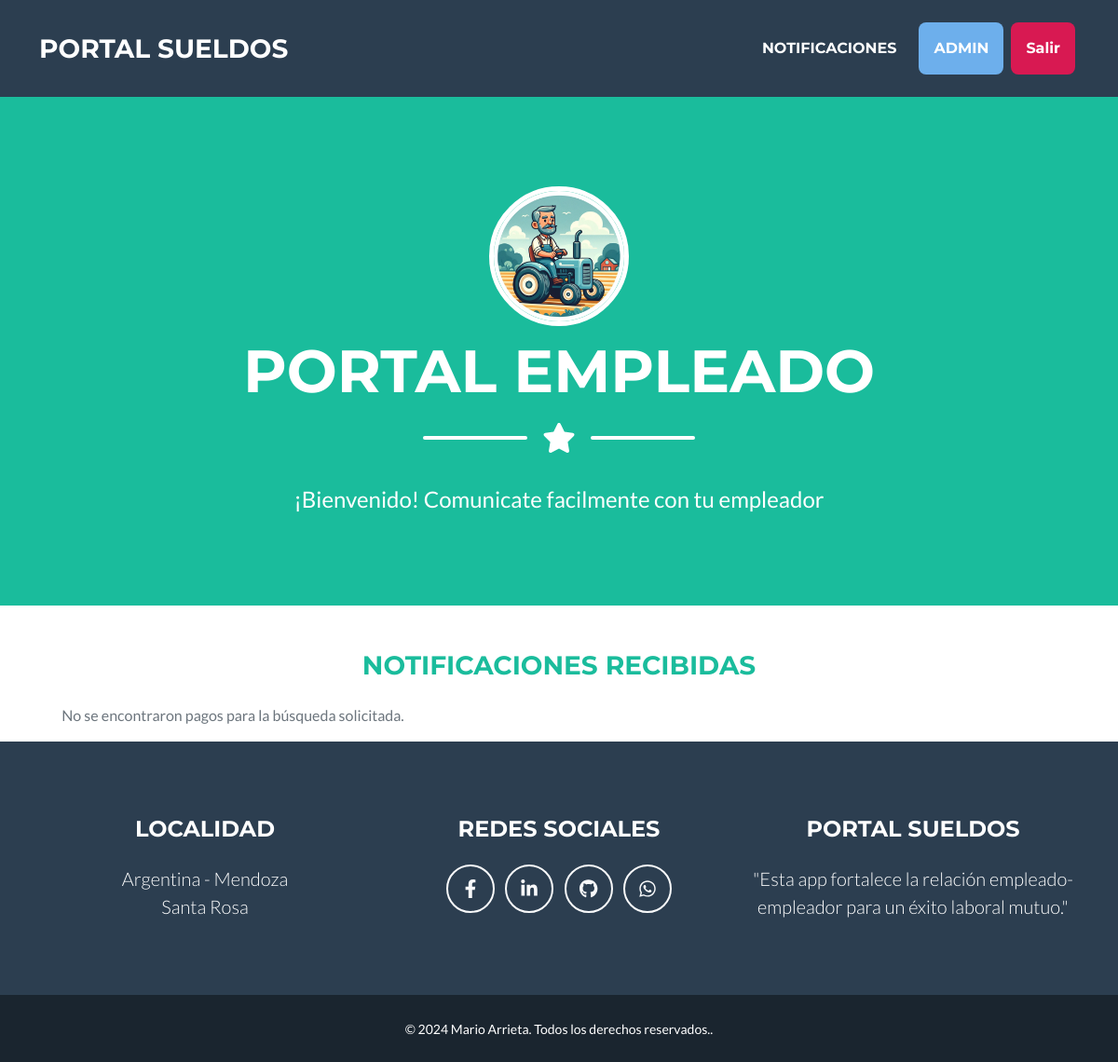
The page /empleado/inicio/ (signed in) on the database as committed earlier.
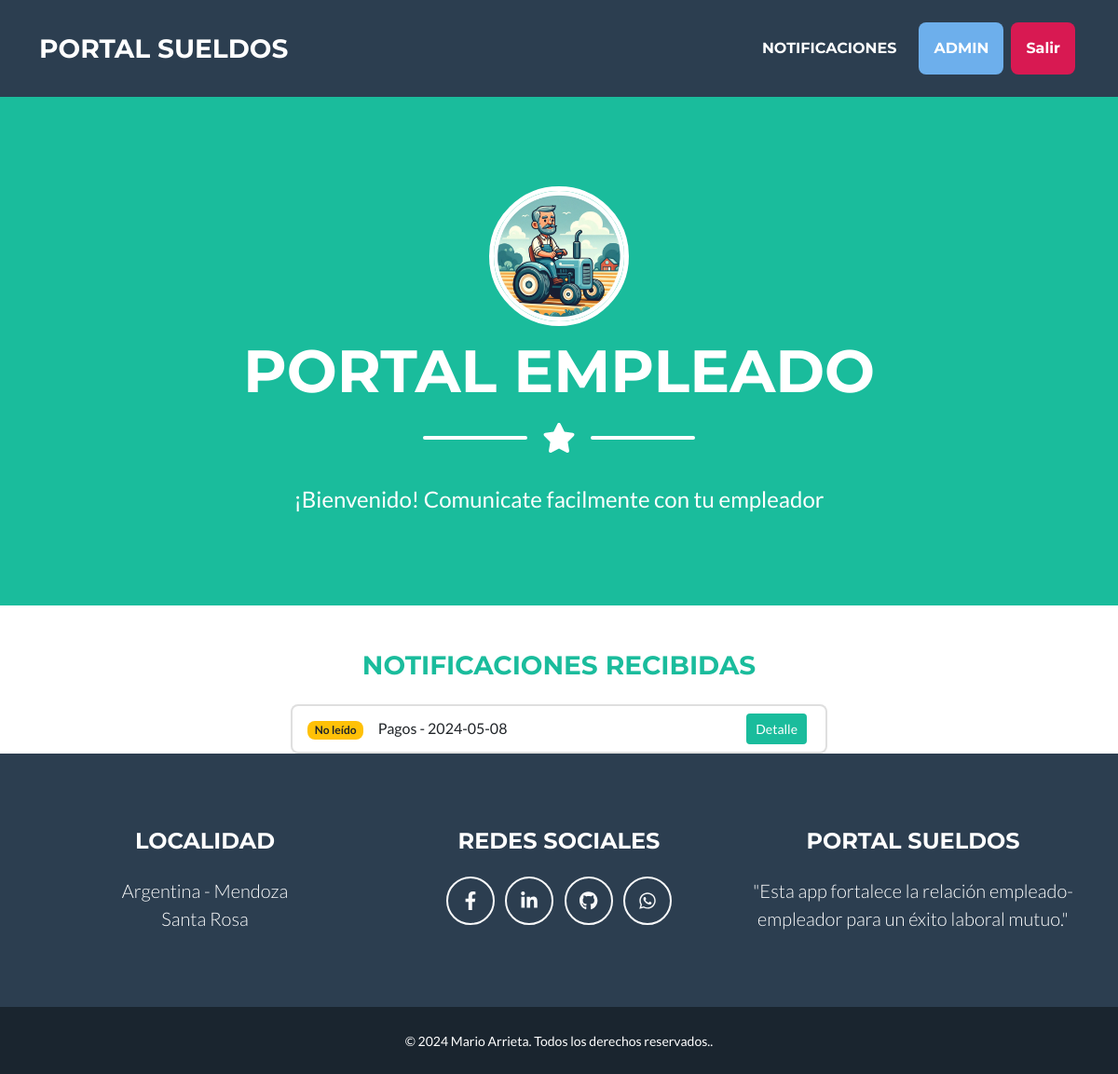
The same page on the database as committed later.
### empleador/models.py (models this page shows)
class Pagos (models.Model):
    empleado = models.ForeignKey (Empleado, on_delete=models.CASCADE, verbose_name= "Empleado")
    fecha_notificacion = models.DateField(auto_now=True, verbose_name="Fecha de Notificación", editable=False)
    fecha_pago = models.DateField(verbose_name="Fecha de Pago")
    importe = models.PositiveIntegerField(verbose_name="Importe")
    liquidacion = models.CharField(max_length=20, choices=liquidacion, verbose_name= "Liquidación")
    meses = models.CharField(max_length=10, choices=meses, verbose_name= "Mes",)
    año = models.PositiveIntegerField(validators=[validate_year_range], verbose_name="Año")
    archivo_adjunto = models.FileField (null=True, blank=True, upload_to="archivos/recibos/", verbose_name="Archivo adjunto")
    visto = models.BooleanField (editable=False, default=False, verbose_name="Visto")
    def __str__(self):
        return f"Pagos - {self.fecha_notificacion}"
    class Meta:
        verbose_name_plural = "Pagos"

### empleado/views.py (the view)
class PagosRead(LoginRequiredMixin, ListView):
    template_name = "empleado/index.html"
    def get_queryset(self):
        return Pagos.objects.all()
    def get_context_data(self, **kwargs):
        context = super().get_context_data(**kwargs)
        context['vacaciones'] = Vacaciones.objects.all()
        return context

### empleado/templates/empleado/index.html (shortened to what this page needs)
{% extends 'core/base.html' %}
{% load static %}
{% block  titulo%}
    <li class="nav-item mx-0 mx-lg-1">
        <a class="nav-link py-3 px-0 px-lg-3 rounded" href="{% url 'empleado:notificaciones_create' %}">Notificaciones</a>
    </li>
    <li class="nav-item mx-0 mx-lg-1">
        <a class="nav-link py-3 px-0 px-lg-3 rounded" style="background-color: #6dafec; padding: 5px 10px; border-radius: 5px;">{{ user }}</a>
    </li>
    <li class="nav-item mx-0 mx-lg-1">
        <form action="{% url 'empleado:logout' %}" method="post">
            <button type="submit" class="nav-link py-3 px-0 px-lg-3 rounded" style="background-color: #d81952; padding: 5px 10px; border-radius: 5px; border: none; color: white;">Salir</button>
        </form>
    </li>
{% endblock titulo %}
{% block imagen %}
   {% static 'empleado/img/empleado.webp' %}
{% endblock imagen %}
{% block pagina%}
   PORTAL EMPLEADO
{% endblock pagina%}
{% block mensaje%}
    ¡Bienvenido! Comunicate facilmente con tu empleador
{% endblock mensaje%}
{% block formulario %}
        <br>
        <div class="row justify-content-center m-0 mt-4">
            <div class="col-lg-12 text-center">
                <h3 class="text-primary mb-4">NOTIFICACIONES RECIBIDAS</h3>
            </div>
        </div>
        {% if object_list %}
        <div class="row justify-content-center m-0">
            <div class="col-lg-6  ">
                <ul class="list-group">
                    {% for notificaciones in object_list %}
                    <li class="list-group-item d-flex justify-content-between align-items-center">
                        <div>
                            {% if notificaciones.leido %}
                                <span class="badge bg-success">Leído</span>&nbsp;&nbsp;&nbsp;&nbsp;
                            {% else %}
                                <span class="badge bg-warning text-dark">No leído</span>&nbsp;&nbsp;&nbsp;&nbsp;
                            {% endif %}
                            {{notificaciones}}
                         </div>
                        <div>
                            <a href="{% url 'empleado:pagos_detail' notificaciones.id %}" class="btn btn-sm btn-primary mx-1">Detalle</a>
                        </div>
                    </li>
                    {% endfor %}
                </ul>
            </div>
        </div>
        {% else %}
        <div class="row justify-conte nt-center m-0">
            <div class="col-lg-5 text-center">
                <p class="text-muted">No se encontraron pagos para la búsqueda solicitada.</p>
            </div>
        </div>
        {% endif %}
{% endblock formulario%}

Rows that differ between the two databases and show on the page:
added Pagos: fecha_notificacion "Pagos - 2024-05-08"
Other text that changed with them:
text no longer shown: "No se encontraron pagos para la búsqueda solicitada."
